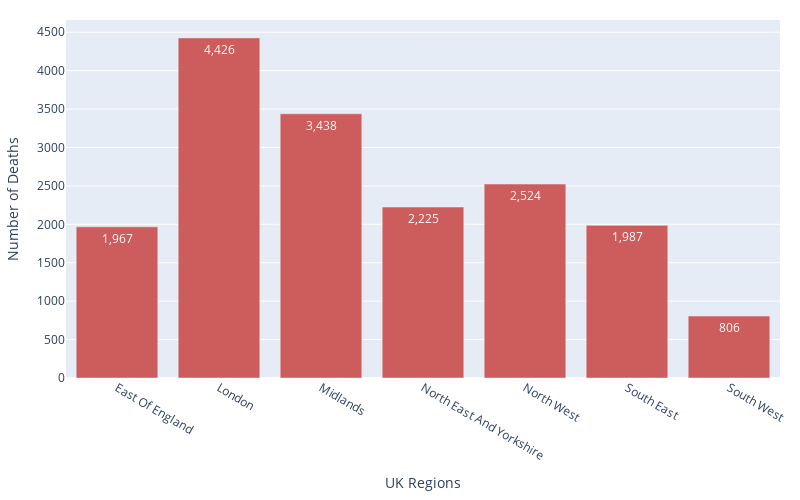

Notebook code cell kept with this figure:
### Markdown cell above
# NHS Regional - Total Confirmed Deaths

### Code cell
fig = px.bar(
    nhs_region,
    x = nhs_region['Country Region'].drop(0),
    y = nhs_region['Total'].drop(0),
    text=nhs_region['Total'].drop(0),
    color_discrete_sequence=["indianred"],
    height=500,
    width=800)

fig.update_layout(
        xaxis_title="UK Regions",
        yaxis_title="Number of Deaths",
        margin=dict(l=20, r=20, t=20, b=20))

### Figure 1 — Plotly figure (JSON) as saved in the notebook; plotly's stock layout.template omitted (floating-point values rounded to 4 significant figures)
{"data": [{"alignmentgroup": "True", "hovertemplate": "x=%{x}<br>y=%{y}<br>text=%{text}<extra></extra>", "legendgroup": "", "marker": {"color": "indianred"}, "name": "", "offsetgroup": "", "orientation": "v", "showlegend": false, "text": ["1,967", "4,426", "3,438", "2,225", "2,524", "1,987", "806"], "textposition": "auto", "type": "bar", "x": ["East Of England", "London", "Midlands", "North East And Yorkshire", "North West", "South East", "South West"], "xaxis": "x", "y": ["1,967", "4,426", "3,438", "2,225", "2,524", "1,987", "806"], "yaxis": "y"}], "layout": {"barmode": "relative", "height": 500, "legend": {"tracegroupgap": 0}, "margin": {"b": 20, "l": 20, "r": 20, "t": 20}, "width": 800, "xaxis": {"anchor": "y", "domain": [0, 1], "title": {"text": "UK Regions"}}, "yaxis": {"anchor": "x", "domain": [0, 1], "title": {"text": "Number of Deaths"}}}}
